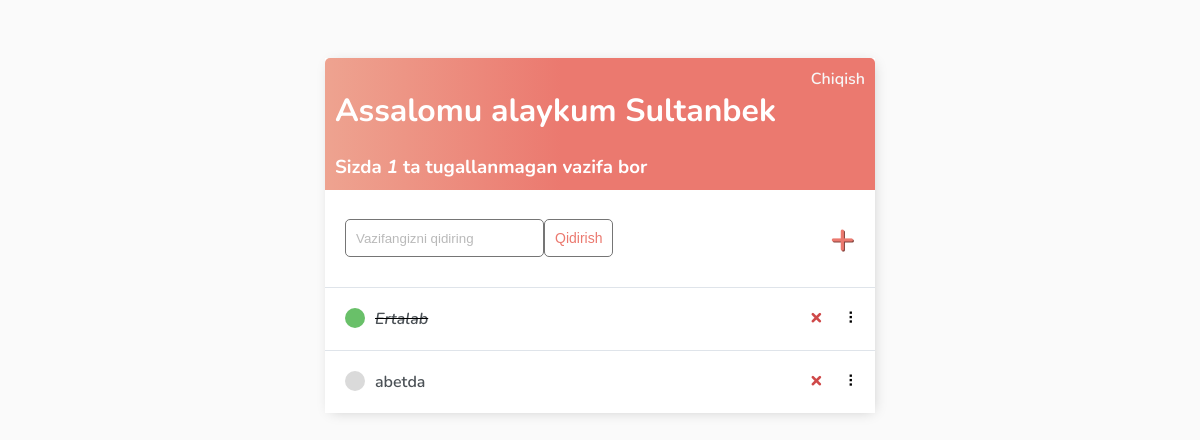
The page / (signed in) on the database as committed earlier.
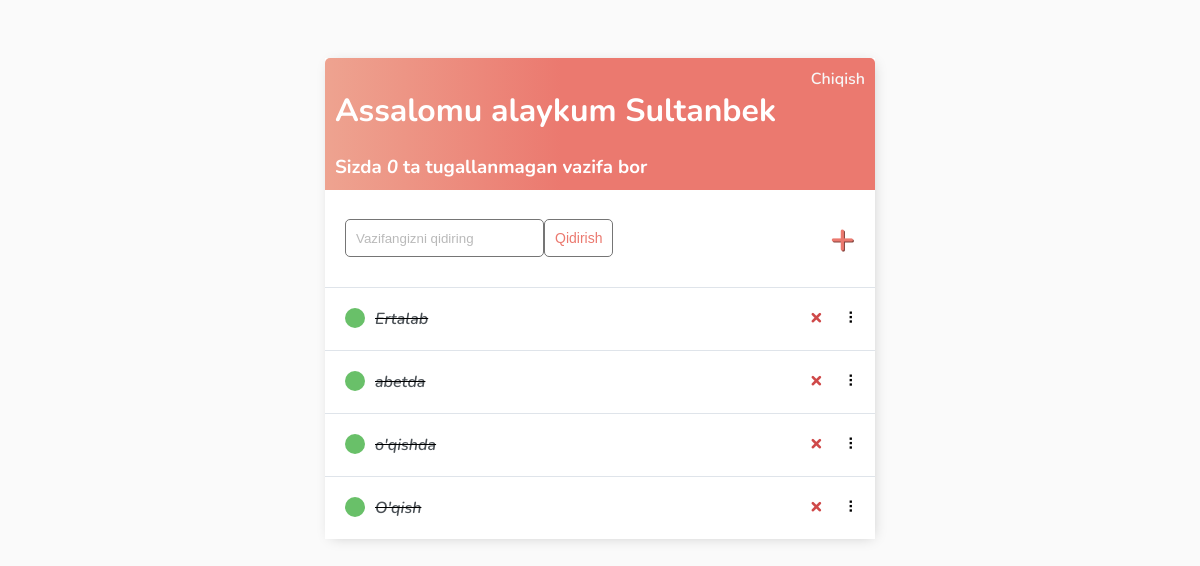
The same page on the database as committed later.
### base/models.py (models this page shows)
class Task(models.Model):
    user = models.ForeignKey(
        User, on_delete=models.CASCADE, null=True, blank=True)
    title = models.CharField(max_length=200)
    description = models.TextField(null=True, blank=True)
    complete = models.BooleanField(default=False)
    created = models.DateTimeField(auto_now_add=True)
    def __str__(self):
        return self.title
    class Meta:
        order_with_respect_to = 'user'

### base/views.py (the view)
# urls.py: path('', TaskList.as_view(), name='tasks'),
class TaskList(LoginRequiredMixin, ListView):
    model = Task
    context_object_name = 'tasks'
    def get_context_data(self, **kwargs):
        context = super().get_context_data(**kwargs)
        context['tasks'] = context['tasks'].filter(user=self.request.user)
        context['count'] = context['tasks'].filter(complete=False).count()
        search_input = self.request.GET.get('search-area') or ''
        if search_input:
            context['tasks'] = context['tasks'].filter(
                title__contains=search_input)
        context['search_input'] = search_input
        return context

### base/templates/base/task_list.html (shortened to what this page needs)
{% extends 'base/main.html' %} {% block content %}
<div class="header-bar">
    <div>
        <h1>Assalomu alaykum {{request.user|title}}</h1>
        <h3 style="margin:0">Sizda <i>{{count}}</i> ta tugallanmagan vazifa bor{{ count|pluralize:"" }}</h3>
    </div>
    {% if request.user.is_authenticated %}
    <a href="{% url 'logout' %}">Chiqish</a> {% else %}
    <a href="{% url 'login' %}">Kirish</a> {% endif %}
</div>
<div id="search-add-wrapper">
    <form method="GET" style="display: flex;">
        <input type='text' name='search-area' placeholder="Vazifangizni qidiring" value="{{search_input}}">
        <input class="button" type="submit" value='Qidirish'>
    </form>
    {% if tasks|length > 0 %}
    <a id="add-link" href="{% url 'task-create' %}">&#x2b;</a>
    {% endif %}
</div>
<div id="tasklist" class="task-items-wrapper">
    {% for task in tasks %}
    <div class="task-wrapper" data-position="{{task.pk}}">
        <div class="task-title">
            {% if task.complete %}
            <div class="task-complete-icon"></div>
            <i><s><a href="{% url 'task-update' task.id %}">{{task}}</a></s></i> {% else %}
            <div class="task-incomplete-icon"></div>
            <a href="{% url 'task-update' task.id %}">{{task}}</a> {% endif %}
        </div>
        <div class="task-controls">
            <a class="delete-link" href="{% url 'task-delete' task.id %}">&#215;</a>
            <span class="handle">&nbsp;&#10247;</span>
        </div>
    </div>
    {% empty %}
    <div style="text-align: center; padding-bottom: 10px; line-height: 1em;">
        <h3>Hali vazifalar yaratilmadi.</h3>
        <h3>Yangi vazifalar qo'shish uchun <a style="text-decoration: none; color: #e53935;" href="{% url 'task-create' %}">Bosing</a> ! </h3>
    </div>
    {% endfor %}
</div>
{% endblock content %}

Rows that differ between the two databases and show on the page:
changed Task "abetda": complete False → True (drawn)
added Task: title "o'qishda"
added Task: title "O'qish"
Other text that changed with them:
{{ count }}: "1" → "0"
